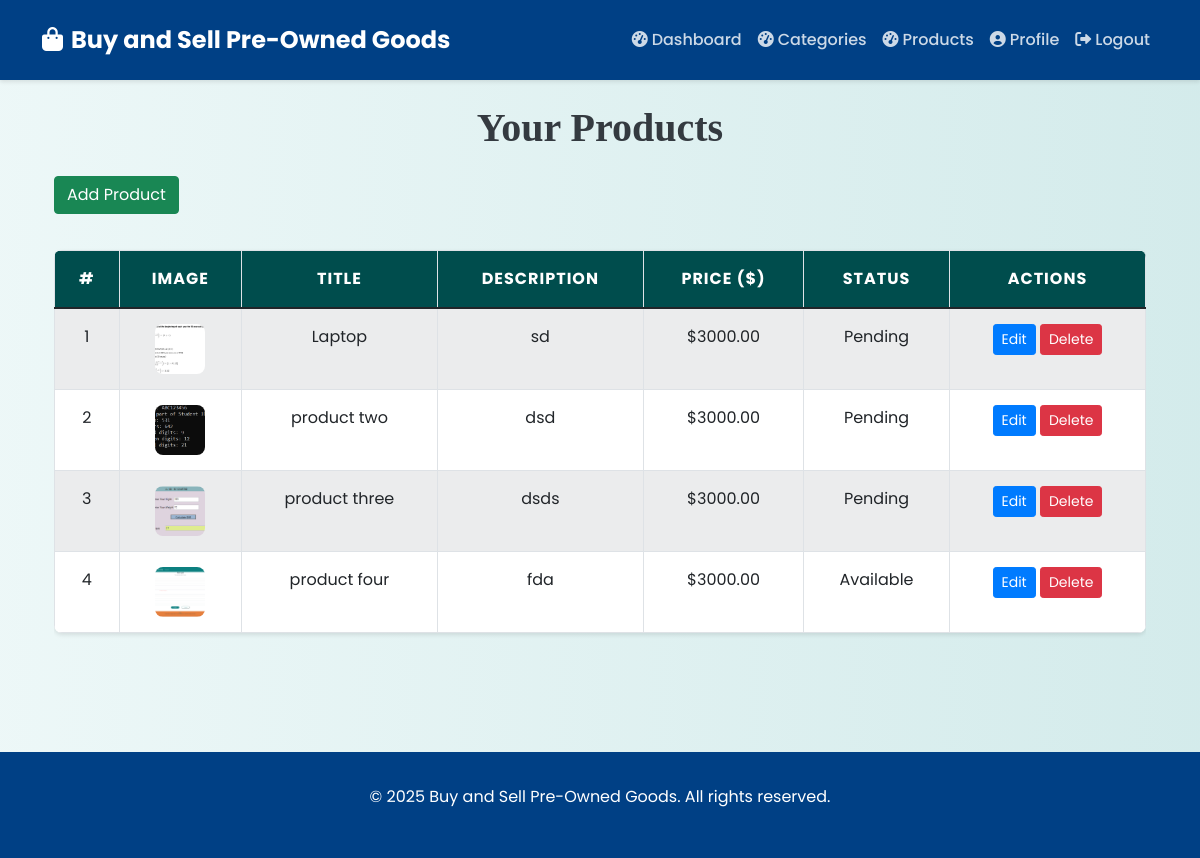
The page /products/ (signed in) on the database its author committed.
### myapp/models.py (models this page shows, shortened)
class Product(models.Model):
    CONDITION_CHOICES = [
        ('New', 'New'),
        ('Used', 'Used'),
        ('Good', 'Good'),
        ('Fair', 'Fair'),
    ]
    STATUS_CHOICES = [
        ('Available', 'Available'),
        ('Sold', 'Sold'),
        ('Pending', 'Pending'),
    ]
    seller = models.ForeignKey(User, on_delete=models.CASCADE)
    title = models.CharField(max_length=255)
    description = models.TextField()
    category = models.ForeignKey(Category, on_delete=models.CASCADE)
    price = models.DecimalField(max_digits=10, decimal_places=2)
    condition = models.CharField(max_length=10, choices=CONDITION_CHOICES)
    location = models.CharField(max_length=255)
    status = models.CharField(max_length=10, choices=STATUS_CHOICES, default='Available')
    image = models.ImageField(upload_to='product_images/')
    created_at = models.DateTimeField(auto_now_add=True)
    updated_at = models.DateTimeField(auto_now=True)

### myapp/views.py (the view)
# urls.py: path('products/', views.product_list, name='product_list'),
@login_required
def product_list(request):
    products = Product.objects.filter(seller=request.user)
    return render(request, 'products/product_list.html', {'products': products})

### templates/products/product_list.html (shortened to what this page needs)
{% extends 'base.html' %}
{% block content %}
<div class="container mt-4">
    <h1 class="mb-4 text-center">Your Products</h1>
    <a href="{% url 'product_add' %}" class="btn btn-success mb-3">Add Product</a>
    <div class="table-responsive">
        <table class="table table-bordered table-striped">
            <thead class="table-dark">
                <tr>
                    <th>#</th>
                    <th>Image</th>
                    <th>Title</th>
                    <th>Description</th>
                    <th>Price ($)</th>
                    <th>Status</th>
                    <th>Actions</th>
                </tr>
            </thead>
            <tbody>
                {% for product in products %}
                <tr>
                    <td>{{ forloop.counter }}</td>
                    <td>
                        {% if product.image %}
                        <img src="{{ product.image.url }}" alt="{{ product.title }}" style="width: 50px; height: 50px; object-fit: cover;">
                        {% else %}
                        No Image
                        {% endif %}
                    </td>
                    <td>{{ product.title }}</td>
                    <td>{{ product.description|truncatechars:50 }}</td>
                    <td>${{ product.price }}</td>
                    <td>{{ product.status }}</td>
                    <td>
                        <a href="{% url 'product_edit' product.id %}" class="btn btn-sm btn-primary">Edit</a>
                        <a href="{% url 'product_delete' product.id %}" class="btn btn-sm btn-danger">Delete</a>
                    </td>
                </tr>
                {% empty %}
                <tr>
                    <td colspan="7" class="text-center">No products added yet.</td>
                </tr>
                {% endfor %}
            </tbody>
        </table>
    </div>
</div>
{% endblock %}

### templates/base.html (style rules this page uses)
:root { --primary-color: #007bff; --secondary-color: #28a745; --background-color: #f8f9fa; --text-color: #343a40; --navbar-color: #004085; --card-shadow: 0 4px 6px rgba(0,0,0,0.1); --transition-speed: 0.3s; }
body { background: linear-gradient(90deg, rgba(233, 246, 246, 0.831), rgba(207, 233, 233, 0.9)); font-family: 'Poppins', sans-serif; color: var(--text-color); line-height: 1.6; }
h1, h2, h3, h4 { font-family: 'Georgia', serif; font-weight: 600; text-align: center; margin-bottom: 30px; }
.btn-primary { background-color: var(--primary-color); border-color: var(--primary-color); transition: all var(--transition-speed) ease; }
.table { width: 100%; border-collapse: collapse; margin-top: 20px; font-size: 16px; background-color: #ffffff; border-radius: 8px; overflow: hidden; box-shadow: 0 2px 4px rgba(0, 0, 0, 0.1); }
.table th, .table td { padding: 15px; border: 1px solid #dee2e6; text-align: center; }
.table thead th { background-color: #004d4d; color: white; font-weight: bold; text-transform: uppercase; letter-spacing: 1px; }
.table tbody tr:nth-child(odd) { background-color: #f8f9fa; }
.table img { max-width: 100px; max-height: 100px; border-radius: 8px; }

### rows shown on the page
Product: image (picture), title "Laptop", description "sd", price "3000.00", status "Pending"
Product: image (picture), title "product two", description "dsd", price "3000.00", status "Pending"
Product: image (picture), title "product three", description "dsds", price "3000.00", status "Pending"
Product: image (picture), title "product four", description "fda", price "3000.00", status "Available"
